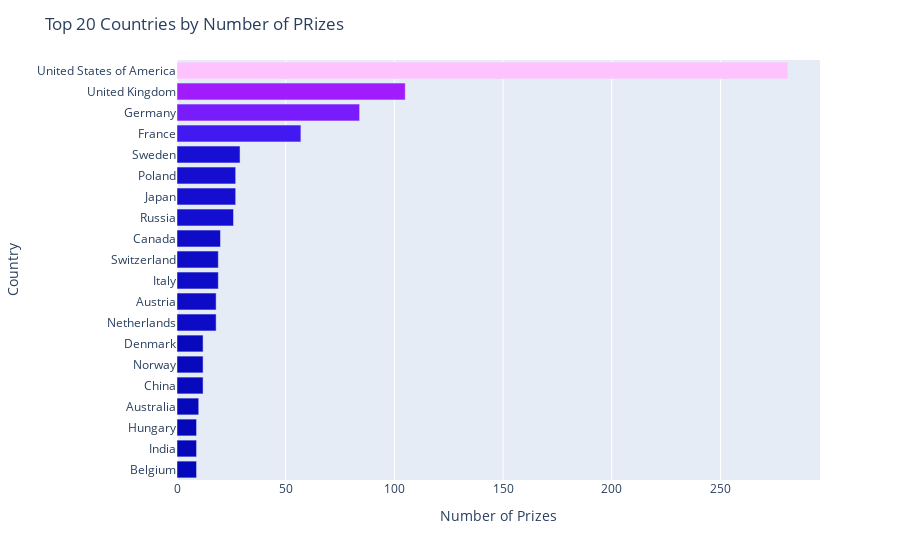

Notebook source saved alongside this figure:
### Code cell
h_bar = px.bar(
    x=top20_countries["prize"],
    y=top20_countries["birth_country_current"],
    color=top20_countries["prize"],
    color_continuous_scale="Plotly3",
)

h_bar.update_layout(
    title="Top 20 Countries by Number of PRizes",
    xaxis_title="Number of Prizes",
    yaxis_title="Country",
    coloraxis_showscale=False,
)

h_bar.show()

### Figure 1 — Plotly figure (JSON) as saved in the notebook; plotly's stock layout.template omitted (floating-point values rounded to 4 significant figures)
{"data": [{"alignmentgroup": "True", "hovertemplate": "x=%{x}<br>y=%{y}<br>color=%{marker.color}<extra></extra>", "legendgroup": "", "marker": {"color": [9, 9, 9, 10, 12, 12, 12, 18, 18, 19, 19, 20, 26, 27, 27, 29, 57, 84, 105, 281], "coloraxis": "coloraxis", "pattern": {"shape": ""}}, "name": "", "offsetgroup": "", "orientation": "h", "showlegend": false, "textposition": "auto", "type": "bar", "x": [9, 9, 9, 10, 12, 12, 12, 18, 18, 19, 19, 20, 26, 27, 27, 29, 57, 84, 105, 281], "xaxis": "x", "y": ["Belgium", "India", "Hungary", "Australia", "China", "Norway", "Denmark", "Netherlands", "Austria", "Italy", "Switzerland", "Canada", "Russia", "Japan", "Poland", "Sweden", "France", "Germany", "United Kingdom", "United States of America"], "yaxis": "y"}], "layout": {"barmode": "relative", "coloraxis": {"colorbar": {"title": {"text": "color"}}, "colorscale": [[0, "#0508b8"], [0.08333, "#1910d8"], [0.1667, "#3c19f0"], [0.25, "#6b1cfb"], [0.3333, "#981cfd"], [0.4167, "#bf1cfd"], [0.5, "#dd2bfd"], [0.5833, "#f246fe"], [0.6667, "#fc67fd"], [0.75, "#fe88fc"], [0.8333, "#fea5fd"], [0.9167, "#febefe"], [1, "#fec3fe"]], "showscale": false}, "legend": {"tracegroupgap": 0}, "margin": {"t": 60}, "title": {"text": "Top 20 Countries by Number of PRizes"}, "xaxis": {"anchor": "y", "domain": [0, 1], "title": {"text": "Number of Prizes"}}, "yaxis": {"anchor": "x", "domain": [0, 1], "title": {"text": "Country"}}}}
